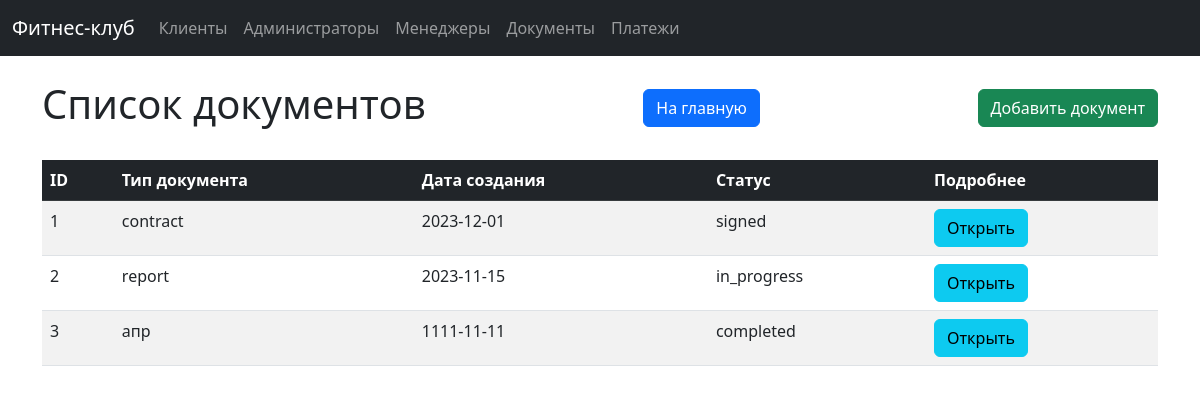
Screenshot of /documents with the database file from the repository.
### tables this page shows
CREATE TABLE documents (
        document_id INTEGER PRIMARY KEY AUTOINCREMENT,
        document_type TEXT NOT NULL,
        creation_date DATE NOT NULL,
        related_entity TEXT NOT NULL,
        status TEXT DEFAULT 'in_progress',
        file_path TEXT
    );

### app.py (the view)
@app.route('/documents')
def documents_list():
    documents = query_db('SELECT * FROM documents')
    return render_template('documents_list.html', documents=documents)

### app.py (called while the page is built)
def query_db(query, args=(), one=False):
    conn = sqlite3.connect('fitness_club.db')
    conn.row_factory = sqlite3.Row
    cur = conn.cursor()
    cur.execute(query, args)
    rv = cur.fetchall()
    conn.close()
    return (rv[0] if rv else None) if one else rv

### templates/documents_list.html (shortened to what this page needs)
{% extends "base.html" %}
{% block content %}
<div class="d-flex justify-content-between align-items-center mb-4">
    <h1>Список документов</h1>
    <a href="/" class="btn btn-primary">На главную</a>
    <a href="/documents/add" class="btn btn-success">Добавить документ</a>
</div>
<table class="table table-striped table-hover">
    <thead class="table-dark">
        <tr>
            <th>ID</th>
            <th>Тип документа</th>
            <th>Дата создания</th>
            <th>Статус</th>
            <th>Подробнее</th>
        </tr>
    </thead>
    <tbody>
        {% for document in documents %}
        <tr>
            <td>{{ document.document_id }}</td>
            <td>{{ document.document_type }}</td>
            <td>{{ document.creation_date }}</td>
            <td>{{ document.status }}</td>
            <td><a href="/documents/{{ document.document_id }}" class="btn btn-info">Открыть</a></td>
        </tr>
        {% endfor %}
    </tbody>
</table>
{% endblock %}

### rows the page displays
documents: document_id "1", document_type "contract", creation_date "2023-12-01", status "signed"
documents: document_id "2", document_type "report", creation_date "2023-11-15", status "in_progress"
documents: document_id "3", document_type "апр", creation_date "1111-11-11", status "completed"
